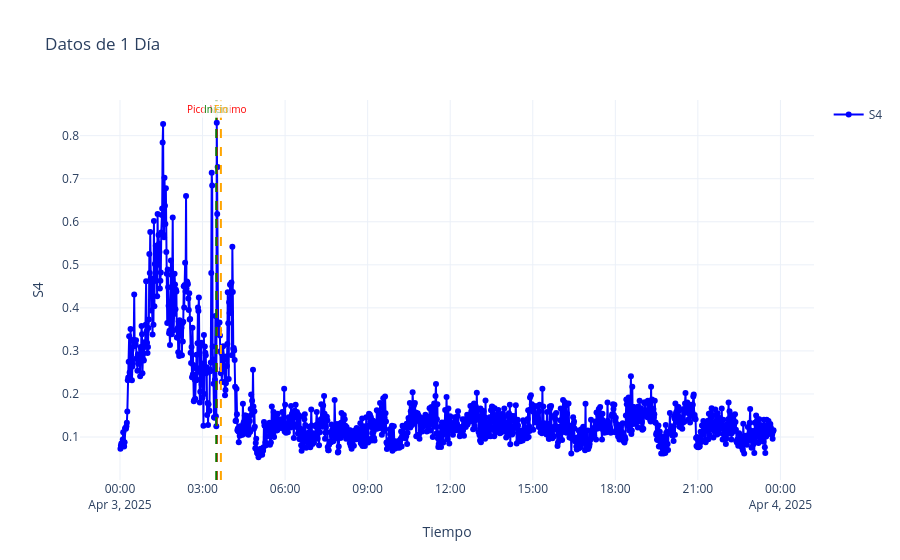

Notebook source saved alongside this figure:
### Code cell
from datetime import timedelta

hoy = pd.to_datetime("2025-04-03")
# 1 día de datos
inicio_dia = hoy
fin_dia = hoy + timedelta(days=1)
detectarEventosPlotly(df_max_s4, inicio_dia, fin_dia, 'Datos de 1 Día')

### Figure 1 — Plotly figure (JSON) as saved in the notebook; plotly's stock layout.template omitted (floating-point values rounded to 4 significant figures; data arrays with more than 128 entries replaced by an {"elided": "..."} marker saying what was removed)
{"data": [{"line": {"color": "blue"}, "mode": "lines+markers", "name": "S4", "type": "scatter", "x": {"elided": "1425 str values"}, "y": {"elided": "1425 float values"}}], "layout": {"annotations": [{"align": "center", "bgcolor": "rgba(255,255,255,0.6)", "font": {"color": "red", "size": 10}, "showarrow": false, "text": "Pico Máximo", "x": "2025-04-03T03:31:00", "y": 1, "yref": "paper"}, {"align": "center", "bgcolor": "rgba(255,255,255,0.6)", "font": {"color": "green", "size": 10}, "showarrow": false, "text": "Inicio", "x": "2025-04-03T03:30:00", "y": 1, "yref": "paper"}, {"align": "center", "bgcolor": "rgba(255,255,255,0.6)", "font": {"color": "orange", "size": 10}, "showarrow": false, "text": "Fin", "x": "2025-04-03T03:40:00", "y": 1, "yref": "paper"}], "autosize": true, "shapes": [{"line": {"color": "red", "dash": "dash", "width": 2}, "type": "line", "x0": "2025-04-03T03:31:00", "x1": "2025-04-03T03:31:00", "xref": "x", "y0": 0, "y1": 1, "yref": "paper"}, {"line": {"color": "green", "dash": "dash", "width": 2}, "type": "line", "x0": "2025-04-03T03:30:00", "x1": "2025-04-03T03:30:00", "xref": "x", "y0": 0, "y1": 1, "yref": "paper"}, {"line": {"color": "orange", "dash": "dash", "width": 2}, "type": "line", "x0": "2025-04-03T03:40:00", "x1": "2025-04-03T03:40:00", "xref": "x", "y0": 0, "y1": 1, "yref": "paper"}], "showlegend": true, "title": {"text": "Datos de 1 Día"}, "xaxis": {"autorange": true, "range": ["2025-04-02 22:34:44.6243", "2025-04-04 01:11:15.3757"], "title": {"text": "Tiempo"}, "type": "date"}, "yaxis": {"autorange": true, "range": [-0.01112, 0.8941], "title": {"text": "S4"}, "type": "linear"}}}
